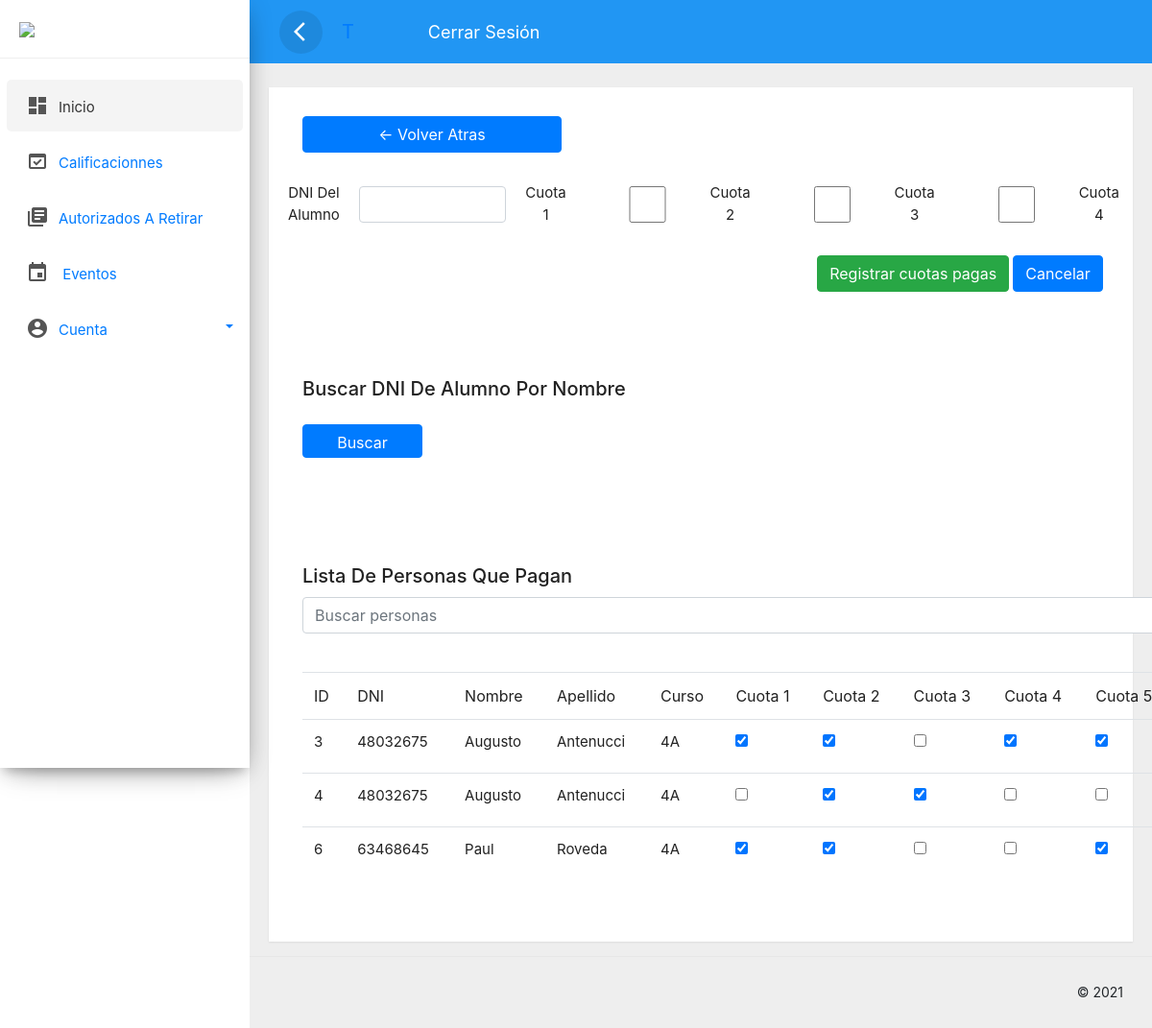
Page /studentinfosystem/admins/bono.php (signed in) on the committed database.
### tables this page shows
CREATE TABLE `bono` (
  `id` int(11) NOT NULL,
  `dni` varchar(8) NOT NULL,
  `cuota1` varchar(20) NOT NULL,
  `cuota2` varchar(20) NOT NULL,
  `cuota3` varchar(20) NOT NULL,
  `cuota4` varchar(20) NOT NULL,
  `cuota5` varchar(20) NOT NULL,
  `cuota6` varchar(20) NOT NULL
);

CREATE TABLE `students` (
  `id` int(10) NOT NULL,
  `dni` varchar(50) NOT NULL,
  `password` varchar(50) NOT NULL,
  `firstname` varchar(50) NOT NULL,
  `lastname` varchar(50) NOT NULL,
  `course` varchar(10) NOT NULL,
  `date_joined` date NOT NULL,
  `obs` text NOT NULL
);

### studentinfosystem/admins/bono.php (the view, shortened to what the rows shown need)
<?php
  require 'connect.php';
  if(isset($_SESSION['adminName'], $_SESSION['password'])) {
?>
<!DOCTYPE html>
<html>
<head>
    <link href="../admins/css/custom.css" rel="stylesheet">
	<link href="../admins/css/bootstrap.min.css" rel="stylesheet">
    <link href="../admins/assets/css/styles.css" rel="stylesheet">
</head>
<body>
    <div class="wrapper">
        <div id="content">
            <div class="main-content">
                    <div class="card" style="min-height: 485px; width: auto;">
                        <div class="card-header">
                            <div style="display: flex; align-items: center; ">
                                <div id="container">
                                    <div class="container my-5" style='float: left;'>
                                        <h2 style='font-size:20px; margin-bottom:10px; margin-top:25px;'>Buscar DNI de alumno por nombre</h2>
                                    </div>
                                    <div class="container my-5" style='float: left;'>
                                        <h2 style='font-size:20px; margin-bottom:10px;'>Lista de personas que pagan</h2>
                                        <br>
                                        <table class="table">
                                            <thead>
                                            <tr>
                                                <th>ID</th>
                                                <th>DNI</th>
                                                <th>Nombre</th>
                                                <th>Apellido</th>
                                                <th>Curso</th>
                                                <th>Cuota 1</th>
                                                <th>Cuota 2</th>
                                                <th>Cuota 3</th>
                                                <th>Cuota 4</th>
                                                <th>Cuota 5</th>
                                            </tr>
                                            </thead>
                                            <tbody>
                                             <?php
                                                if(isset($_GET['search'])) {
                                                    $filtervalues = $_GET['search'];
                                                    $sql = "SELECT * FROM bono WHERE CONCAT(dni) LIKE '%$filtervalues%' ";
                                                    $result = mysqli_query($con, $sql);
                                                    if(!$result) {
                                                        die("Invalid query.");
                                                    }
                                                    if(mysqli_num_rows($result) > 0) {
                                                        foreach($result as $row){
                                                            $checked1 = $row['cuota1'];
                                                            if($checked1 = "on") {
                                                                $checked1 = 'checked="checked"';
                                                            }
                                                            $sql3 = "SELECT * FROM students WHERE dni = '".$row['dni']."'";
                                                        $result3 = $con->query($sql3);
                                                        $checked1 = '';
                                                        $checked2 = '';
                                                        $checked3 = '';
                                                        $checked4 = '';
                                                        $checked5 = '';
                                                        $checked6 = '';
                                                        if($row['cuota1'] === 'on')
                                                        {
                                                              $checked1 = "checked='checked'";
                                                        }
                                                        if($row['cuota2'] === 'on')
                                                        {
                                                              $checked2 = "checked='checked'";
                                                        }
                                                        if($row['cuota3'] === 'on')
                                                        {
                                                              $checked3 = "checked='checked'";
                                                        }
                                                        if($row['cuota4'] === 'on')
                                                        {
                                                              $checked4 = "checked='checked'";
                                                        }
                                                        if($row['cuota5'] === 'on')
                                                        {
                                                              $checked5 = "checked='checked'";
                                                        }
                                                        if($row['cuota6'] === 'on')
                                                        {
                                                              $checked6 = "checked='checked'";
                                                        }
                                                        while($row3 = $result3->fetch_assoc()) {
                                                            ?>
                                                            <tr>
                                                                <td style='font-size:15px;'> <?= $row['id']; ?> </td>
                                                                <td style='font-size:15px;'><?= $row['dni']; ?></td>
                                                                <td style='font-size:15px;'><?= $row3['firstname']; ?></td>
                                                                <td style='font-size:15px;'><?= $row3['lastname']; ?></td>
                                                                <td style='font-size:15px;'><?= $row3['course']; ?></td>
                                                                <td style='font-size:15px;'> <input onclick='return false;' type='checkbox' <?php if($row['cuota1'] === 'on') {echo $checked1;} ?> </input> </td>
                                                                <td style='font-size:15px;'> <input onclick='return false;' type='checkbox' <?php if($row['cuota2'] === 'on') {echo $checked2;} ?> </input> </td>
                                                                <td style='font-size:15px;'> <input onclick='return false;' type='checkbox' <?php if($row['cuota3'] === 'on') {echo $checked3;} ?> </input> </td>
                                                                <td style='font-size:15px;'> <input onclick='return false;' type='checkbox' <?php if($row['cuota4'] === 'on') {echo $checked4;} ?> </input> </td>
                                                                <td style='font-size:15px;'> <input onclick='return false;' type='checkbox' <?php if($row['cuota5'] === 'on') {echo $checked5;} ?> </input> </td>
                                                                <td style='font-size:15px;'> <input onclick='return false;' type='checkbox' <?php if($row['cuota6'] === 'on') {echo $checked6;} ?> </input> </td>
                                                                <td>
                                                                    <a class='btn btn-danger btn-sm' href='bonoDelete.php?id=$row[id]'>Eliminar</a>
                                                                </td>
                                                                <td>
                                                                <?php
                                                                echo "
                                                                ";
                                                                ?>
                                                            </td>
                                                            </tr>
                                                            <?php
                                                        }
                                                        }
                                                    }
                                                }
                                                else {
                                                    $sql = "SELECT * FROM bono";
                                                    $result = $con->query($sql);
                                                    while($row = $result->fetch_assoc()) {
                                                        $sql3 = "SELECT * FROM students WHERE dni = '".$row['dni']."'";
                                                        $result3 = $con->query($sql3);
                                                        while($row3 = $result3->fetch_assoc()) {
                                                        $checked1 = '';
                                                        $checked2 = '';
                                                        $checked3 = '';
                                                        $checked4 = '';
                                                        $checked5 = '';
                                                        $checked6 = '';
                                                        if($row['cuota1'] === 'on')
                                                        {
                                                              $checked1 = "checked='checked'";
                                                        }
                                                        if($row['cuota2'] === 'on')
                                                        {
                                                              $checked2 = "checked='checked'";
                                                        }
                                                        if($row['cuota3'] === 'on')
                                                        {
                                                              $checked3 = "checked='checked'";
                                                        }
                                                        if($row['cuota4'] === 'on')
                                                        {
                                                              $checked4 = "checked='checked'";
                                                        }
                                                        if($row['cuota5'] === 'on')
                                                        {
                                                              $checked5 = "checked='checked'";
                                                        }
                                                        if($row['cuota6'] === 'on')
                                                        {
                                                              $checked6 = "checked='checked'";
                                                        }
                                                        echo "
                                                            <tr>
                                                                <td style='font-size:15px;'>$row[id]</td>
                                                                <td style='font-size:15px;'>$row[dni]</td>
                                                                <td style='font-size:15px;'>$row3[firstname]</td>
                                                                <td style='font-size:15px;'>$row3[lastname]</td>
                                                                <td style='font-size:15px;'>$row3[course]</td>
                                                                <td style='font-size:15px;'> <input onclick='return false;' type='checkbox' <?php if($row[cuota1] === 'on') {echo $checked1} ?> </input> </td>
                                                                <td style='font-size:15px;'> <input onclick='return false;' type='checkbox' <?php if($row[cuota2] === 'on') {echo $checked2} ?> </input> </td>
                                                                <td style='font-size:15px;'> <input onclick='return false;' type='checkbox' <?php if($row[cuota3] === 'on') {echo $checked3} ?> </input> </td>
                                                                <td style='font-size:15px;'> <input onclick='return false;' type='checkbox' <?php if($row[cuota4] === 'on') {echo $checked4} ?> </input> </td>
                                                                <td style='font-size:15px;'> <input onclick='return false;' type='checkbox' <?php if($row[cuota5] === 'on') {echo $checked5} ?> </input> </td>
                                                                <td style='font-size:15px;'> <input onclick='return false;' type='checkbox' <?php if($row[cuota6] === 'on') {echo $checked6} ?> </input> </td>
                                                                <td>
                                                                    <a class='btn btn-danger btn-sm' href='bonoDelete.php?id=$row[id]'>Eliminar</a>
                                                                </td>
                                                            </tr>
                                                        ";
                                                        }
                                                    }
                                                }
                                                ?>
                                            </tbody>
                                        </table>
                                    </div>
                                </div>
                            </div>
                        </div>
                    </div>
                </div>
            </div>
        </div>
</body>
</html>
<?php
  } else {
    header("location:index.php");
    exit;
  }
?>

### rows in the picture
bono: id "3", dni "48032675"
students: firstname "Augusto", lastname "Antenucci", course "4A"
bono: id "4", dni "48032675"
bono: id "6", dni "63468645"
students: firstname "Paul", lastname "Roveda", course "4A"

### other values in the picture
$_SESSION['adminName'] "T"
